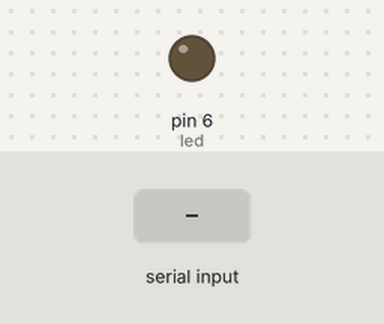
Bench run of a sketch on a simulated Arduino Uno, built with avr-gcc and run on an emulated ATmega328P. Parts: output pins drawn as LEDs (lit = HIGH). The test bench sets the inputs (shaded band).

Above: at 1.2 s.
1.3 s: "1" received over Serial
At 2.6 s:
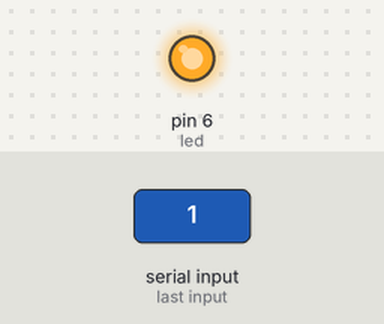
2.9 s: "0" received over Serial
At 3.8 s:
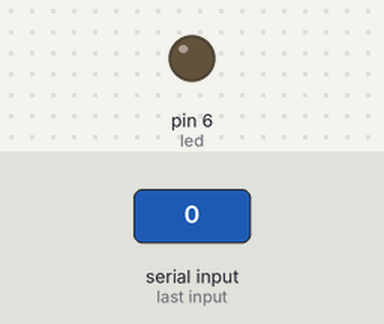
Timing chart, 0 to 5.9 s (numbered marks = the images above; inputs shaded):
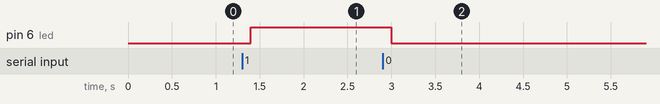

The sketch:

Arduino.ino
```cpp
int led = 6;

void setup()
{
  pinMode(led, OUTPUT);
  Serial.begin(9600);
}

void loop()
{
  byte in;

  if(Serial.available())
  {
   in = Serial.read();
   Serial.flush();
  }

  if(in == '1')
  {
   digitalWrite(led, HIGH);
  }
  if(in == '0')
  {
    digitalWrite(led, LOW);
  }

  delay(200);
}
```

Measured:
- after the input at 1.3 s, pin 6 (led): LOW → HIGH after 0.10 s
- after the input at 2.9 s, pin 6 (led): HIGH → LOW after 0.10 s
